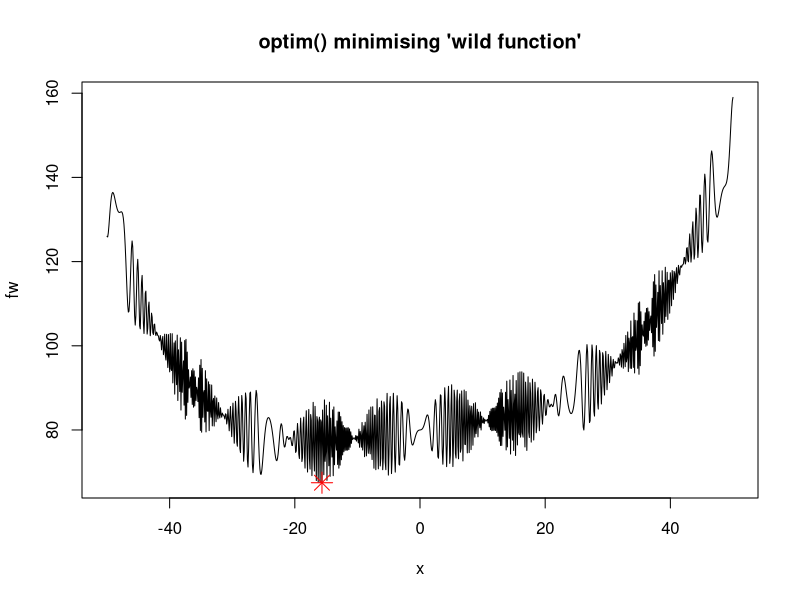
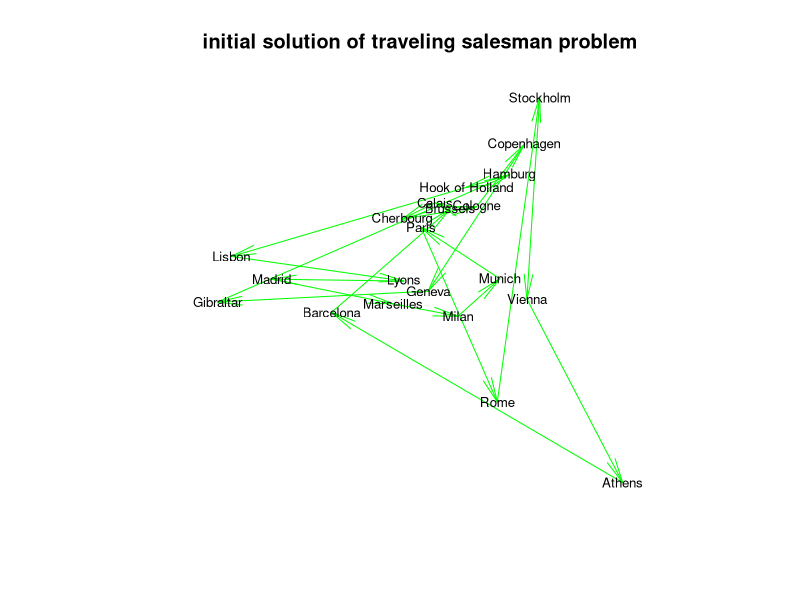
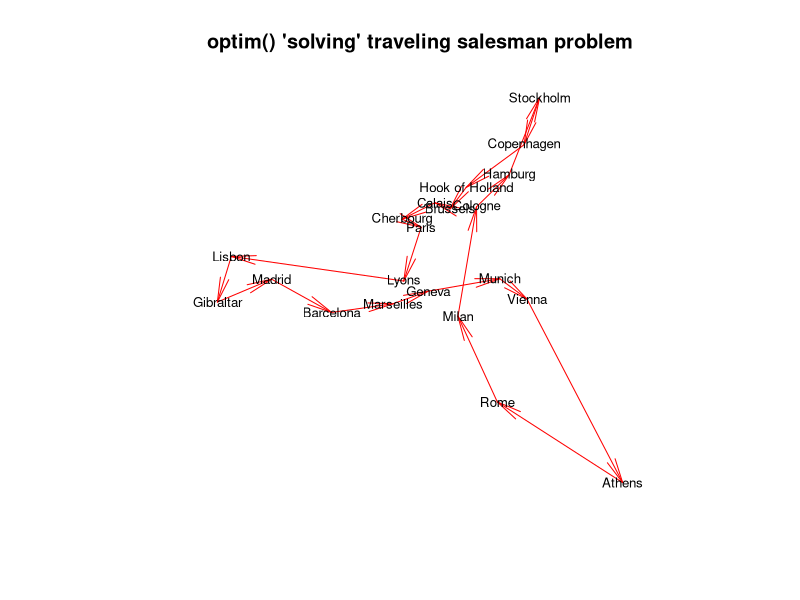

The R script that drew these images, in order:
require(graphics)

fr <- function(x) {   ## Rosenbrock Banana function
  x1 <- x[1]
  x2 <- x[2]
  100 * (x2 - x1 * x1)^2 + (1 - x1)^2
}
grr <- function(x) { ## Gradient of 'fr'
  x1 <- x[1]
  x2 <- x[2]
  c(-400 * x1 * (x2 - x1 * x1) - 2 * (1 - x1),
    200 *      (x2 - x1 * x1))
}
a = optim(c(-1.2,1), fr)
(res <- optim(c(-1.2,1), fr, grr, method = "BFGS"))
optimHess(res$par, fr, grr)
optim(c(-1.2,1), fr, NULL, method = "BFGS", hessian = TRUE)
## These do not converge in the default number of steps
optim(c(-1.2,1), fr, grr, method = "CG")
optim(c(-1.2,1), fr, grr, method = "CG", control = list(type = 2))
optim(c(-1.2,1), fr, grr, method = "L-BFGS-B")

flb <- function(x)
{ p <- length(x); sum(c(1, rep(4, p-1)) * (x - c(1, x[-p])^2)^2) }
## 25-dimensional box constrained
optim(rep(3, 25), flb, NULL, method = "L-BFGS-B",
      lower = rep(2, 25), upper = rep(4, 25)) # par[24] is *not* at boundary

## "wild" function , global minimum at about -15.81515
fw <- function (x)
  10*sin(0.3*x)*sin(1.3*x^2) + 0.00001*x^4 + 0.2*x+80
plot(fw, -50, 50, n = 1000, main = "optim() minimising 'wild function'")

res <- optim(50, fw, method = "SANN",
             control = list(maxit = 20000, temp = 20, parscale = 20))
res
## Now improve locally {typically only by a small bit}:
(r2 <- optim(res$par, fw, method = "BFGS"))
points(r2$par, r2$value, pch = 8, col = "red", cex = 2)

## Combinatorial optimization: Traveling salesman problem
library(stats) # normally loaded

eurodistmat <- as.matrix(eurodist)

distance <- function(sq) {  # Target function
  sq2 <- embed(sq, 2)
  sum(eurodistmat[cbind(sq2[,2], sq2[,1])])
}

genseq <- function(sq) {  # Generate new candidate sequence
  idx <- seq(2, NROW(eurodistmat)-1)
  changepoints <- sample(idx, size = 2, replace = FALSE)
  tmp <- sq[changepoints[1]]
  sq[changepoints[1]] <- sq[changepoints[2]]
  sq[changepoints[2]] <- tmp
  sq
}

sq <- c(1:nrow(eurodistmat), 1)  # Initial sequence: alphabetic
distance(sq)
# rotate for conventional orientation
loc <- -cmdscale(eurodist, add = TRUE)$points
x <- loc[,1]; y <- loc[,2]
s <- seq_len(nrow(eurodistmat))
tspinit <- loc[sq,]

plot(x, y, type = "n", asp = 1, xlab = "", ylab = "",
     main = "initial solution of traveling salesman problem", axes = FALSE)
arrows(tspinit[s,1], tspinit[s,2], tspinit[s+1,1], tspinit[s+1,2],
       angle = 10, col = "green")
text(x, y, labels(eurodist), cex = 0.8)

set.seed(123) # chosen to get a good soln relatively quickly
res <- optim(sq, distance, genseq, method = "SANN",
             control = list(maxit = 30000, temp = 2000, trace = TRUE,
                            REPORT = 500))
res  # Near optimum distance around 12842

tspres <- loc[res$par,]
plot(x, y, type = "n", asp = 1, xlab = "", ylab = "",
     main = "optim() 'solving' traveling salesman problem", axes = FALSE)
arrows(tspres[s,1], tspres[s,2], tspres[s+1,1], tspres[s+1,2],
       angle = 10, col = "red")
text(x, y, labels(eurodist), cex = 0.8)
